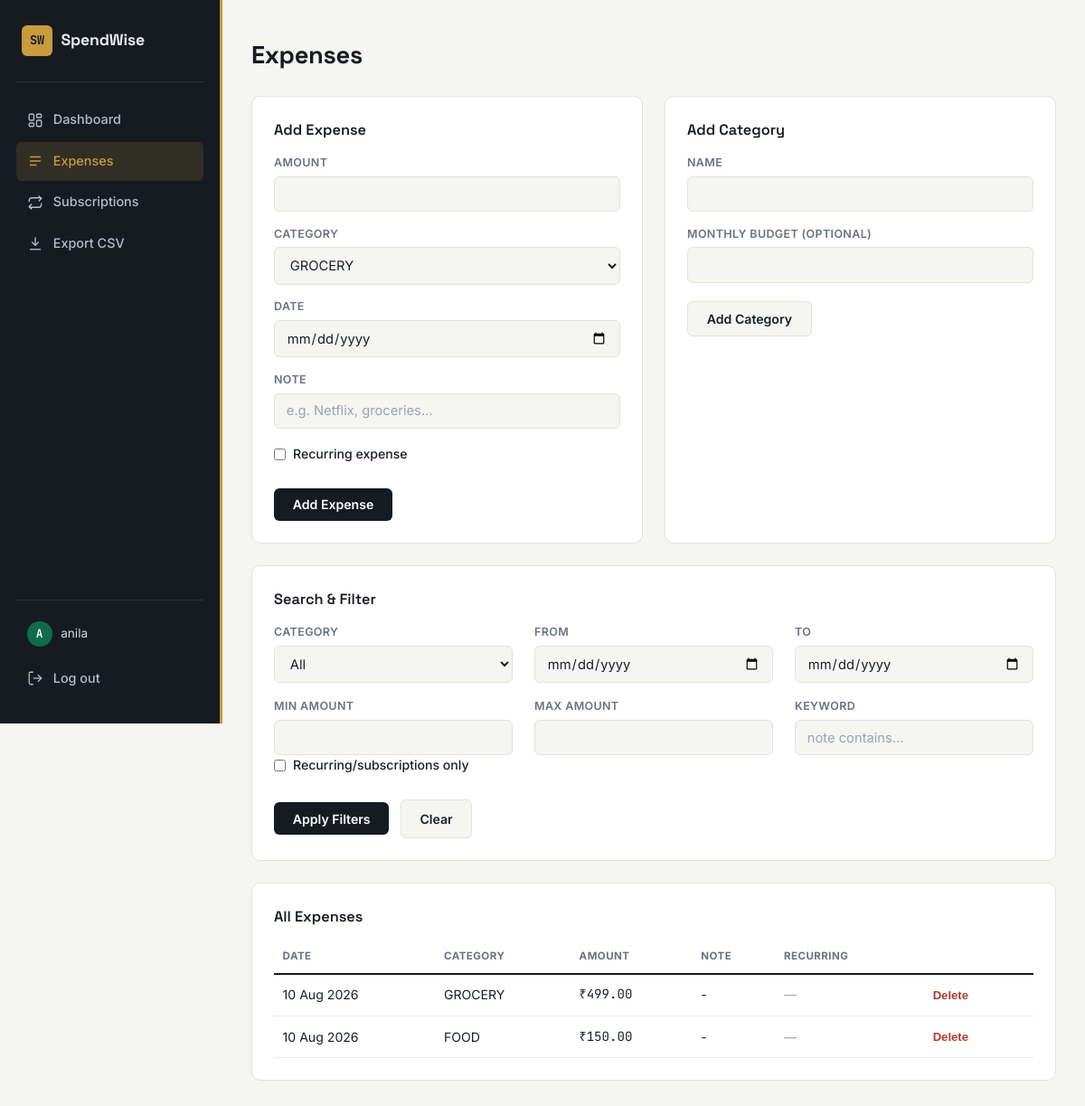
The app's page /expenses (signed in) with its own data.
### app/models.py (models this page shows, shortened)
class User(UserMixin, db.Model):
    id = db.Column(db.Integer, primary_key=True)
    name = db.Column(db.String(100), nullable=False)
    email = db.Column(db.String(150), unique=True, nullable=False)
    password_hash = db.Column(db.String(256), nullable=False)
    categories = db.relationship("Category", backref="user", lazy=True, cascade="all, delete-orphan")
    expenses = db.relationship("Expense", backref="user", lazy=True, cascade="all, delete-orphan")

class Expense(db.Model):
    id = db.Column(db.Integer, primary_key=True)
    amount = db.Column(db.Float, nullable=False)
    note = db.Column(db.String(255), nullable=True)
    date = db.Column(db.Date, nullable=False, default=date.today)
    is_recurring = db.Column(db.Boolean, default=False)
    recurrence_period = db.Column(db.String(20), nullable=True)  # weekly / monthly / yearly
    last_reviewed_date = db.Column(db.Date, nullable=True)
    user_id = db.Column(db.Integer, db.ForeignKey("user.id"), nullable=False)
    category_id = db.Column(db.Integer, db.ForeignKey("category.id"), nullable=False)

class Category(db.Model):
    id = db.Column(db.Integer, primary_key=True)
    name = db.Column(db.String(100), nullable=False)
    monthly_budget = db.Column(db.Float, nullable=True)
    user_id = db.Column(db.Integer, db.ForeignKey("user.id"), nullable=False)
    expenses = db.relationship("Expense", backref="category", lazy=True)

### app/routes/expenses.py (the view)
@expenses_bp.route("/expenses")
@login_required
def list_expenses():
    query = Expense.query.filter_by(user_id=current_user.id)
    category_id = request.args.get("category_id")
    date_from = request.args.get("date_from")
    date_to = request.args.get("date_to")
    min_amount = request.args.get("min_amount")
    max_amount = request.args.get("max_amount")
    recurring_only = request.args.get("recurring_only")
    keyword = request.args.get("keyword", "").strip()
    if category_id:
        query = query.filter_by(category_id=int(category_id))
    if date_from:
        query = query.filter(Expense.date >= datetime.strptime(date_from, "%Y-%m-%d").date())
    if date_to:
        query = query.filter(Expense.date <= datetime.strptime(date_to, "%Y-%m-%d").date())
    if min_amount:
        query = query.filter(Expense.amount >= float(min_amount))
    if max_amount:
        query = query.filter(Expense.amount <= float(max_amount))
    if recurring_only:
        query = query.filter_by(is_recurring=True)
    if keyword:
        query = query.filter(Expense.note.ilike(f"%{keyword}%"))
    expenses = query.order_by(Expense.date.desc()).all()
    categories = Category.query.filter_by(user_id=current_user.id).all()
    return render_template(
        "expenses.html",
        expenses=expenses,
        categories=categories,
        filters=request.args,
    )

### app/__init__.py (called while the page is built)
def create_app():
    app = Flask(__name__)
    app.config.from_object(Config)
    db.init_app(app)
    login_manager.init_app(app)
    login_manager.login_view = "auth.login"
    from app.models import User
    @login_manager.user_loader
    def load_user(user_id):
        return User.query.get(int(user_id))
    from app.routes.auth import auth_bp
    from app.routes.expenses import expenses_bp
    from app.routes.dashboard import dashboard_bp
    app.register_blueprint(auth_bp)
    app.register_blueprint(expenses_bp)
    app.register_blueprint(dashboard_bp)
    with app.app_context():
        db.create_all()
    return app

### app/templates/expenses.html (shortened to what this page needs)
{% extends "base.html" %}
{% block content %}
<h1>Expenses</h1>
<div class="two-col">
    <div class="card">
        <h3>Add Expense</h3>
        <form method="POST" action="{{ url_for('expenses.add_expense') }}">
            <label>Amount</label>
            <input type="number" step="0.01" name="amount" required>
            <label>Category</label>
            <select name="category_id" required>
                {% for cat in categories %}
                    <option value="{{ cat.id }}">{{ cat.name }}</option>
                {% endfor %}
            </select>
            <label>Date</label>
            <input type="date" name="date" value="{{ [] and '' }}">
            <label>Note</label>
            <input type="text" name="note" placeholder="e.g. Netflix, groceries...">
            <label class="checkbox-label">
                <input type="checkbox" name="is_recurring" id="is_recurring"> Recurring expense
            </label>
            <button type="submit" class="btn btn-primary">Add Expense</button>
        </form>
    </div>
    <div class="card">
        <h3>Add Category</h3>
        <form method="POST" action="{{ url_for('expenses.add_category') }}">
            <label>Name</label>
            <input type="text" name="name" required>
            <label>Monthly Budget (optional)</label>
            <input type="number" step="0.01" name="monthly_budget">
            <button type="submit" class="btn btn-secondary">Add Category</button>
        </form>
    </div>
</div>
<div class="card">
    <h3>Search &amp; Filter</h3>
    <form method="GET" action="{{ url_for('expenses.list_expenses') }}" class="filter-form">
        <div class="filter-grid">
            <div>
                <label>Category</label>
                <select name="category_id">
                    <option value="">All</option>
                </select>
            </div>
            <div>
                <label>From</label>
                <input type="date" name="date_from" value="{{ filters.get('date_from', '') }}">
            </div>
            <div>
                <label>To</label>
                <input type="date" name="date_to" value="{{ filters.get('date_to', '') }}">
            </div>
            <div>
                <label>Min Amount</label>
                <input type="number" step="0.01" name="min_amount" value="{{ filters.get('min_amount', '') }}">
            </div>
            <div>
                <label>Max Amount</label>
                <input type="number" step="0.01" name="max_amount" value="{{ filters.get('max_amount', '') }}">
            </div>
            <div>
                <label>Keyword</label>
                <input type="text" name="keyword" placeholder="note contains..." value="{{ filters.get('keyword', '') }}">
            </div>
        </div>
        <label class="checkbox-label">
            <input type="checkbox" name="recurring_only" {% if filters.get('recurring_only') %}checked{% endif %}> Recurring/subscriptions only
        </label>
        <button type="submit" class="btn btn-primary">Apply Filters</button>
        <a href="{{ url_for('expenses.list_expenses') }}" class="btn btn-secondary" style="text-decoration:none;">Clear</a>
    </form>
</div>
<div class="card">
    <h3>All Expenses</h3>
    {% if expenses %}
    <table class="table">
        <thead>
            <tr><th>Date</th><th>Category</th><th>Amount</th><th>Note</th><th>Recurring</th><th></th></tr>
        </thead>
        <tbody>
            {% for e in expenses %}
            <tr>
                <td>{{ e.date.strftime('%d %b %Y') }}</td>
                <td>{{ e.category.name }}</td>
                <td class="amount">₹{{ "%.2f"|format(e.amount) }}</td>
                <td>{{ e.note or "-" }}</td>
                <td>{% if e.is_recurring %}<span class="tag tag-recurring">{{ e.recurrence_period|capitalize }}</span>{% else %}<span class="text-faint">—</span>{% endif %}</td>
                <td>
                    <form method="POST" action="{{ url_for('expenses.delete_expense', expense_id=e.id) }}" onsubmit="return confirm('Delete this expense?');">
                        <button type="submit" class="btn-link">Delete</button>
                    </form>
                </td>
            </tr>
            {% endfor %}
        </tbody>
    </table>
    {% else %}
    <p class="empty-state">No expenses yet. Add your first one above!</p>
    {% endif %}
</div>
{% endblock %}

### app/templates/base.html (shortened to what this page needs)
<!DOCTYPE html>
<html lang="en">
<head>
    <link rel="stylesheet" href="{{ url_for('static', filename='css/style.css') }}">
</head>
<body class="{{ 'has-sidebar' if current_user.is_authenticated else '' }}">
    {% if current_user.is_authenticated %}
    <aside class="sidebar">
        <div class="sidebar-brand">
            <span class="brand-mark">SW</span>
            <span class="brand-name">SpendWise</span>
        </div>
        <nav class="sidebar-nav">
            <a href="{{ url_for('dashboard.index') }}" class="nav-item {{ 'active' if request.endpoint == 'dashboard.index' }}">
                <svg viewBox="0 0 24 24" fill="none" stroke="currentColor" stroke-width="1.75"><rect x="3" y="3" width="7" height="9" rx="1.5"/><rect x="14" y="3" width="7" height="5" rx="1.5"/><rect x="14" y="12" width="7" height="9" rx="1.5"/><rect x="3" y="16" width="7" height="5" rx="1.5"/></svg>
                <span>Dashboard</span>
            </a>
            <a href="{{ url_for('expenses.list_expenses') }}" class="nav-item {{ 'active' if request.endpoint == 'expenses.list_expenses' }}">
                <svg viewBox="0 0 24 24" fill="none" stroke="currentColor" stroke-width="1.75"><path d="M4 6h16M4 12h16M4 18h10"/></svg>
                <span>Expenses</span>
            </a>
            <a href="{{ url_for('dashboard.subscriptions') }}" class="nav-item {{ 'active' if request.endpoint == 'dashboard.subscriptions' }}">
                <svg viewBox="0 0 24 24" fill="none" stroke="currentColor" stroke-width="1.75"><path d="M17 2l4 4-4 4"/><path d="M3 11V9a4 4 0 0 1 4-4h14"/><path d="M7 22l-4-4 4-4"/><path d="M21 13v2a4 4 0 0 1-4 4H3"/></svg>
                <span>Subscriptions</span>
            </a>
            <a href="{{ url_for('dashboard.export_csv') }}" class="nav-item">
                <svg viewBox="0 0 24 24" fill="none" stroke="currentColor" stroke-width="1.75"><path d="M12 3v12"/><path d="M7 10l5 5 5-5"/><path d="M4 21h16"/></svg>
                <span>Export CSV</span>
            </a>
        </nav>
        <div class="sidebar-footer">
            <div class="user-chip">
                <span class="user-avatar">{{ current_user.name[0]|upper }}</span>
                <span class="user-name">{{ current_user.name }}</span>
            </div>
            <a href="{{ url_for('auth.logout') }}" class="nav-item logout">
                <svg viewBox="0 0 24 24" fill="none" stroke="currentColor" stroke-width="1.75"><path d="M9 21H5a2 2 0 0 1-2-2V5a2 2 0 0 1 2-2h4"/><path d="M16 17l5-5-5-5"/><path d="M21 12H9"/></svg>
                <span>Log out</span>
            </a>
        </div>
    </aside>
    {% endif %}
    <main class="main-area">
        <div class="container">
            {% block content %}{% endblock %}
        </div>
    </main>
</body>
</html>

### records on screen
User: name "A", name "anila"
Expense: date "10 Aug 2026", category.name "GROCERY", amount "499.00", note "-"
Expense: date "10 Aug 2026", category.name "FOOD", amount "150.00", note "-"

### other values on screen
form field category_id "GROCERY"
